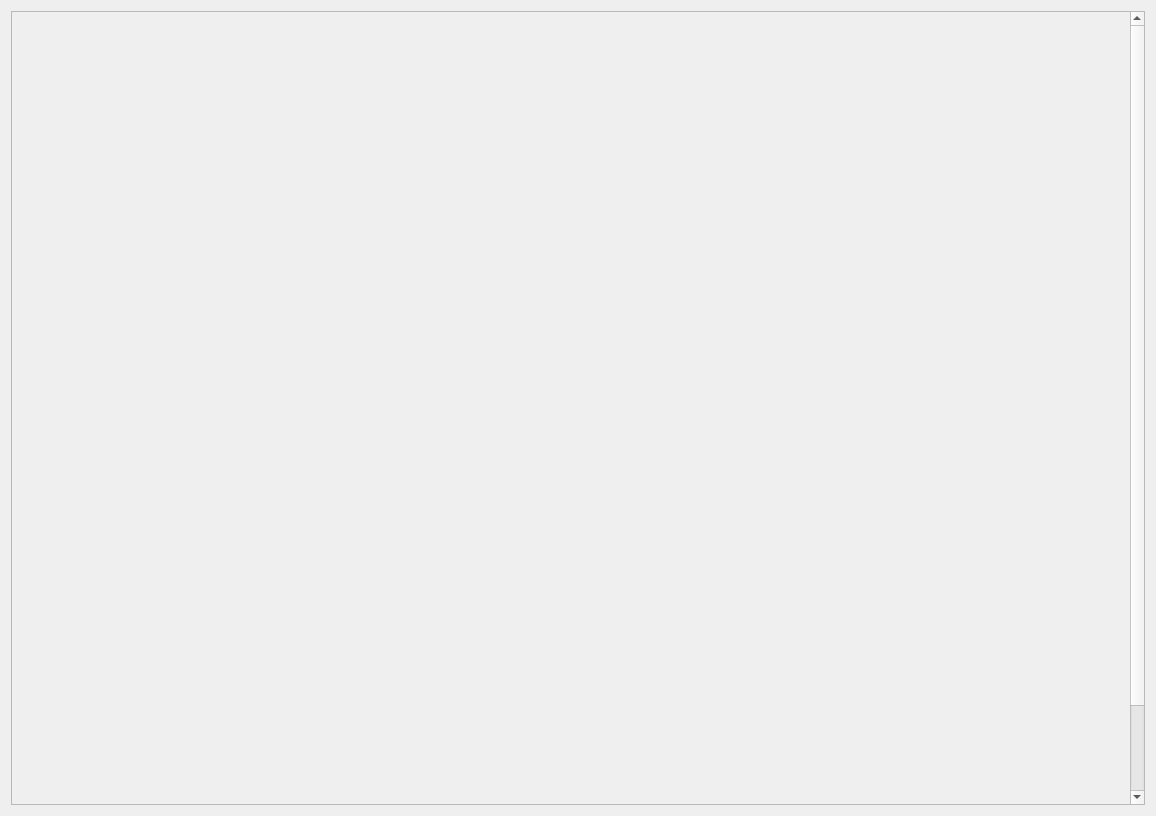
<?xml version="1.0" encoding="UTF-8"?>
<ui version="4.0">
 <class>AllocationExplorerPane</class>
 <widget class="QWidget" name="allocation_explorer_pane_">
  <property name="geometry">
   <rect>
    <x>0</x>
    <y>0</y>
    <width>1156</width>
    <height>816</height>
   </rect>
  </property>
  <layout class="QVBoxLayout" name="root_widget_layout_">
   <item>
    <widget class="QScrollArea" name="main_scroll_area_">
     <property name="widgetResizable">
      <bool>true</bool>
     </property>
     <widget class="QWidget" name="main_content_">
      <property name="geometry">
       <rect>
        <x>0</x>
        <y>0</y>
        <width>1119</width>
        <height>841</height>
       </rect>
      </property>
      <property name="sizePolicy">
       <sizepolicy hsizetype="Minimum" vsizetype="Minimum">
        <horstretch>0</horstretch>
        <verstretch>0</verstretch>
       </sizepolicy>
      </property>
      <layout class="QVBoxLayout" name="vertical_layout_stack_">
       <property name="leftMargin">
        <number>0</number>
       </property>
       <property name="topMargin">
        <number>0</number>
       </property>
       <property name="rightMargin">
        <number>0</number>
       </property>
       <property name="bottomMargin">
        <number>0</number>
       </property>
       <item>
        <widget class="QStackedWidget" name="pane_stack_">
         <property name="currentIndex">
          <number>0</number>
         </property>
         <widget class="SnapshotStartPane" name="empty_page_"/>
         <widget class="QWidget" name="populated_page_">
          <layout class="QVBoxLayout" name="vertical_layout_" stretch="2,3">
           <property name="leftMargin">
            <number>0</number>
           </property>
           <property name="topMargin">
            <number>0</number>
           </property>
           <property name="rightMargin">
            <number>0</number>
           </property>
           <property name="bottomMargin">
            <number>0</number>
           </property>
           <item>
            <widget class="QSplitter" name="splitter_">
             <property name="orientation">
              <enum>Qt::Vertical</enum>
             </property>
             <widget class="QWidget" name="allocation_layout_" native="true">
              <property name="sizePolicy">
               <sizepolicy hsizetype="Expanding" vsizetype="Expanding">
                <horstretch>0</horstretch>
                <verstretch>0</verstretch>
               </sizepolicy>
              </property>
              <layout class="QVBoxLayout" name="vertical_layout_1_" stretch="0,1,0">
               <property name="leftMargin">
                <number>0</number>
               </property>
               <property name="topMargin">
                <number>0</number>
               </property>
               <property name="rightMargin">
                <number>0</number>
               </property>
               <property name="bottomMargin">
                <number>8</number>
               </property>
               <item>
                <widget class="QWidget" name="allocation_filter_widget_" native="true">
                 <layout class="QHBoxLayout" name="allocation_filter_layout_">
                  <property name="leftMargin">
                   <number>0</number>
                  </property>
                  <property name="topMargin">
                   <number>0</number>
                  </property>
                  <property name="rightMargin">
                   <number>0</number>
                  </property>
                  <property name="bottomMargin">
                   <number>0</number>
                  </property>
                  <item>
                   <widget class="TextSearchWidget" name="allocation_search_box_"/>
                  </item>
                  <item>
                   <spacer name="allocation_spacer_">
                    <property name="orientation">
                     <enum>Qt::Horizontal</enum>
                    </property>
                    <property name="sizeHint" stdset="0">
                     <size>
                      <width>282</width>
                      <height>20</height>
                     </size>
                    </property>
                   </spacer>
                  </item>
                  <item>
                   <widget class="ScaledLabel" name="allocation_size_label_">
                    <property name="sizePolicy">
                     <sizepolicy hsizetype="Minimum" vsizetype="Fixed">
                      <horstretch>0</horstretch>
                      <verstretch>0</verstretch>
                     </sizepolicy>
                    </property>
                    <property name="text">
                     <string>Filter by size:</string>
                    </property>
                   </widget>
                  </item>
                  <item>
                   <widget class="RmvRangeSlider" name="allocation_size_slider_">
                    <property name="orientation">
                     <enum>Qt::Horizontal</enum>
                    </property>
                   </widget>
                  </item>
                 </layout>
                </widget>
               </item>
               <item>
                <widget class="ScaledTableView" name="allocation_table_view_">
                 <property name="sizePolicy">
                  <sizepolicy hsizetype="Preferred" vsizetype="Minimum">
                   <horstretch>0</horstretch>
                   <verstretch>0</verstretch>
                  </sizepolicy>
                 </property>
                </widget>
               </item>
               <item>
                <spacer name="vertical_spacer_1_">
                 <property name="orientation">
                  <enum>Qt::Vertical</enum>
                 </property>
                 <property name="sizeHint" stdset="0">
                  <size>
                   <width>40</width>
                   <height>5</height>
                  </size>
                 </property>
                 <property name="sizeType">
                  <enum>QSizePolicy::MinimumExpanding</enum>
                 </property>
                </spacer>
               </item>
              </layout>
             </widget>
             <widget class="QWidget" name="allocation_bar_layout_" native="true">
              <property name="sizePolicy">
               <sizepolicy hsizetype="Expanding" vsizetype="Expanding">
                <horstretch>0</horstretch>
                <verstretch>0</verstretch>
               </sizepolicy>
              </property>
              <layout class="QVBoxLayout" name="vertical_layout_2_">
               <property name="leftMargin">
                <number>0</number>
               </property>
               <property name="topMargin">
                <number>8</number>
               </property>
               <property name="rightMargin">
                <number>0</number>
               </property>
               <property name="bottomMargin">
                <number>0</number>
               </property>
               <item>
                <widget class="QWidget" name="resource_controls_widget_" native="true">
                 <layout class="QHBoxLayout" name="resource_controls_layout_">
                  <property name="leftMargin">
                   <number>0</number>
                  </property>
                  <property name="topMargin">
                   <number>0</number>
                  </property>
                  <property name="rightMargin">
                   <number>0</number>
                  </property>
                  <property name="bottomMargin">
                   <number>0</number>
                  </property>
                  <item>
                   <widget class="ArrowIconComboBox" name="color_combo_box_" native="true">
                    <property name="text" stdset="0">
                     <string/>
                    </property>
                   </widget>
                  </item>
                  <item>
                   <widget class="CheckBoxWidget" name="aliased_resource_checkbox_">
                    <property name="sizePolicy">
                     <sizepolicy hsizetype="Minimum" vsizetype="Minimum">
                      <horstretch>0</horstretch>
                      <verstretch>0</verstretch>
                     </sizepolicy>
                    </property>
                    <property name="text">
                     <string>Show aliasing</string>
                    </property>
                   </widget>
                  </item>
                  <item>
                   <spacer name="resource_controls_spacer_">
                    <property name="orientation">
                     <enum>Qt::Horizontal</enum>
                    </property>
                    <property name="sizeHint" stdset="0">
                     <size>
                      <width>783</width>
                      <height>20</height>
                     </size>
                    </property>
                   </spacer>
                  </item>
                 </layout>
                </widget>
               </item>
               <item>
                <widget class="QGraphicsView" name="memory_block_view_">
                 <property name="frameShape">
                  <enum>QFrame::NoFrame</enum>
                 </property>
                 <property name="verticalScrollBarPolicy">
                  <enum>Qt::ScrollBarAlwaysOff</enum>
                 </property>
                 <property name="horizontalScrollBarPolicy">
                  <enum>Qt::ScrollBarAlwaysOff</enum>
                 </property>
                </widget>
               </item>
               <item>
                <widget class="ColoredLegendGraphicsView" name="legends_view_"/>
               </item>
              </layout>
             </widget>
             <widget class="QWidget" name="resources_layout_" native="true">
              <property name="sizePolicy">
               <sizepolicy hsizetype="Expanding" vsizetype="Expanding">
                <horstretch>0</horstretch>
                <verstretch>0</verstretch>
               </sizepolicy>
              </property>
              <layout class="QVBoxLayout" name="vertical_layout_3_">
               <property name="leftMargin">
                <number>0</number>
               </property>
               <property name="topMargin">
                <number>8</number>
               </property>
               <property name="rightMargin">
                <number>0</number>
               </property>
               <property name="bottomMargin">
                <number>0</number>
               </property>
               <item>
                <widget class="QStackedWidget" name="resource_table_valid_switch_">
                 <property name="sizePolicy">
                  <sizepolicy hsizetype="MinimumExpanding" vsizetype="MinimumExpanding">
                   <horstretch>0</horstretch>
                   <verstretch>0</verstretch>
                  </sizepolicy>
                 </property>
                 <property name="minimumSize">
                  <size>
                   <width>0</width>
                   <height>0</height>
                  </size>
                 </property>
                 <property name="maximumSize">
                  <size>
                   <width>16777215</width>
                   <height>16777215</height>
                  </size>
                 </property>
                 <property name="currentIndex">
                  <number>0</number>
                 </property>
                 <widget class="QWidget" name="resource_table_empty_">
                  <layout class="QVBoxLayout" name="resource_table_empty_layout_">
                   <property name="leftMargin">
                    <number>0</number>
                   </property>
                   <property name="topMargin">
                    <number>0</number>
                   </property>
                   <property name="rightMargin">
                    <number>0</number>
                   </property>
                   <property name="bottomMargin">
                    <number>0</number>
                   </property>
                   <item>
                    <spacer name="vertical_spacer_2_">
                     <property name="orientation">
                      <enum>Qt::Vertical</enum>
                     </property>
                     <property name="sizeHint" stdset="0">
                      <size>
                       <width>0</width>
                       <height>0</height>
                      </size>
                     </property>
                    </spacer>
                   </item>
                   <item>
                    <widget class="QLabel" name="label_1_">
                     <property name="sizePolicy">
                      <sizepolicy hsizetype="Preferred" vsizetype="Fixed">
                       <horstretch>0</horstretch>
                       <verstretch>0</verstretch>
                      </sizepolicy>
                     </property>
                     <property name="text">
                      <string/>
                     </property>
                     <property name="pixmap">
                      <pixmap resource="resources.qrc">:/Resources/assets/stop_128x128.png</pixmap>
                     </property>
                     <property name="alignment">
                      <set>Qt::AlignCenter</set>
                     </property>
                    </widget>
                   </item>
                   <item>
                    <widget class="ScaledLabel" name="label_2_">
                     <property name="sizePolicy">
                      <sizepolicy hsizetype="Preferred" vsizetype="Fixed">
                       <horstretch>0</horstretch>
                       <verstretch>0</verstretch>
                      </sizepolicy>
                     </property>
                     <property name="font">
                      <font>
                       <pointsize>12</pointsize>
                      </font>
                     </property>
                     <property name="text">
                      <string>The selected allocation does not contain any resources.</string>
                     </property>
                     <property name="alignment">
                      <set>Qt::AlignCenter</set>
                     </property>
                    </widget>
                   </item>
                   <item>
                    <spacer name="vertical_spacer_3_">
                     <property name="orientation">
                      <enum>Qt::Vertical</enum>
                     </property>
                     <property name="sizeHint" stdset="0">
                      <size>
                       <width>0</width>
                       <height>0</height>
                      </size>
                     </property>
                    </spacer>
                   </item>
                  </layout>
                 </widget>
                 <widget class="QWidget" name="resource_table_valid_">
                  <layout class="QVBoxLayout" name="resource_table_valid_layout_" stretch="0,1,0">
                   <property name="leftMargin">
                    <number>0</number>
                   </property>
                   <property name="topMargin">
                    <number>0</number>
                   </property>
                   <property name="rightMargin">
                    <number>0</number>
                   </property>
                   <property name="bottomMargin">
                    <number>0</number>
                   </property>
                   <item>
                    <widget class="QWidget" name="resource_filter_widget_" native="true">
                     <layout class="QHBoxLayout" name="resource_filter_layout_">
                      <property name="leftMargin">
                       <number>0</number>
                      </property>
                      <property name="topMargin">
                       <number>0</number>
                      </property>
                      <property name="rightMargin">
                       <number>0</number>
                      </property>
                      <property name="bottomMargin">
                       <number>0</number>
                      </property>
                      <item>
                       <widget class="TextSearchWidget" name="resource_search_box_"/>
                      </item>
                      <item>
                       <spacer name="resource_spacer_">
                        <property name="orientation">
                         <enum>Qt::Horizontal</enum>
                        </property>
                        <property name="sizeHint" stdset="0">
                         <size>
                          <width>282</width>
                          <height>20</height>
                         </size>
                        </property>
                       </spacer>
                      </item>
                      <item>
                       <widget class="ScaledLabel" name="resource_size_label_">
                        <property name="sizePolicy">
                         <sizepolicy hsizetype="Minimum" vsizetype="Fixed">
                          <horstretch>0</horstretch>
                          <verstretch>0</verstretch>
                         </sizepolicy>
                        </property>
                        <property name="text">
                         <string>Filter by size:</string>
                        </property>
                       </widget>
                      </item>
                      <item>
                       <widget class="RmvRangeSlider" name="resource_size_slider_">
                        <property name="orientation">
                         <enum>Qt::Horizontal</enum>
                        </property>
                       </widget>
                      </item>
                     </layout>
                    </widget>
                   </item>
                   <item>
                    <widget class="ScaledTableView" name="resource_table_view_" native="true">
                     <property name="sizePolicy">
                      <sizepolicy hsizetype="Preferred" vsizetype="Minimum">
                       <horstretch>0</horstretch>
                       <verstretch>0</verstretch>
                      </sizepolicy>
                     </property>
                    </widget>
                   </item>
                   <item>
                    <spacer name="vertical_spacer_4_">
                     <property name="orientation">
                      <enum>Qt::Vertical</enum>
                     </property>
                     <property name="sizeHint" stdset="0">
                      <size>
                       <width>40</width>
                       <height>5</height>
                      </size>
                     </property>
                     <property name="sizeType">
                      <enum>QSizePolicy::MinimumExpanding</enum>
                     </property>
                    </spacer>
                   </item>
                  </layout>
                 </widget>
                </widget>
               </item>
              </layout>
             </widget>
            </widget>
           </item>
          </layout>
         </widget>
        </widget>
       </item>
      </layout>
     </widget>
    </widget>
   </item>
  </layout>
 </widget>
 <customwidgets>
  <customwidget>
   <class>ArrowIconComboBox</class>
   <extends>QWidget</extends>
   <header>qt_common/custom_widgets/arrow_icon_combo_box.h</header>
   <container>1</container>
  </customwidget>
  <customwidget>
   <class>ColoredLegendGraphicsView</class>
   <extends>QGraphicsView</extends>
   <header>qt_common/custom_widgets/colored_legend_graphics_view.h</header>
  </customwidget>
  <customwidget>
   <class>RmvRangeSlider</class>
   <extends>QSlider</extends>
   <header>views/custom_widgets/rmv_range_slider.h</header>
  </customwidget>
  <customwidget>
   <class>ScaledLabel</class>
   <extends>QLabel</extends>
   <header>qt_common/custom_widgets/scaled_label.h</header>
  </customwidget>
  <customwidget>
   <class>ScaledTableView</class>
   <extends>QTableView</extends>
   <header>qt_common/custom_widgets/scaled_table_view.h</header>
  </customwidget>
  <customwidget>
   <class>TextSearchWidget</class>
   <extends>QLineEdit</extends>
   <header>qt_common/custom_widgets/text_search_widget.h</header>
  </customwidget>
  <customwidget>
   <class>CheckBoxWidget</class>
   <extends>QCheckBox</extends>
   <header>qt_common/custom_widgets/check_box_widget.h</header>
  </customwidget>
  <customwidget>
   <class>SnapshotStartPane</class>
   <extends>QWidget</extends>
   <header>views/snapshot/snapshot_start_pane.h</header>
   <container>1</container>
  </customwidget>
 </customwidgets>
 <resources>
  <include location="resources.qrc"/>
 </resources>
 <connections/>
</ui>
